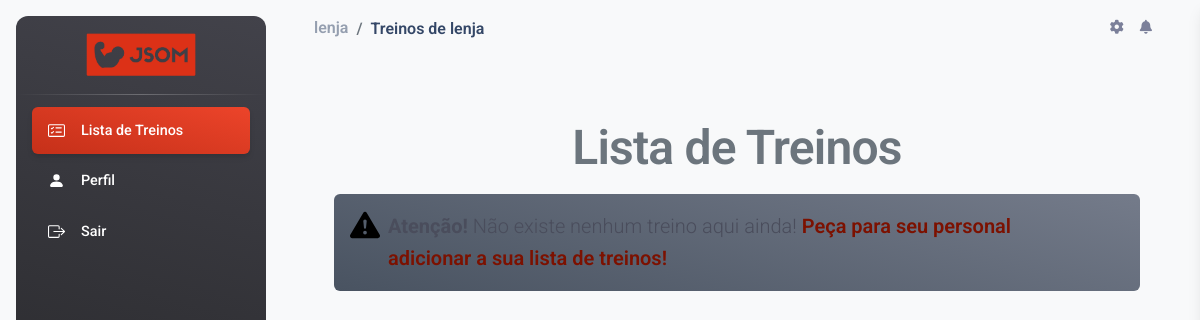
/ (signed in), run on an earlier commit of the app's database.
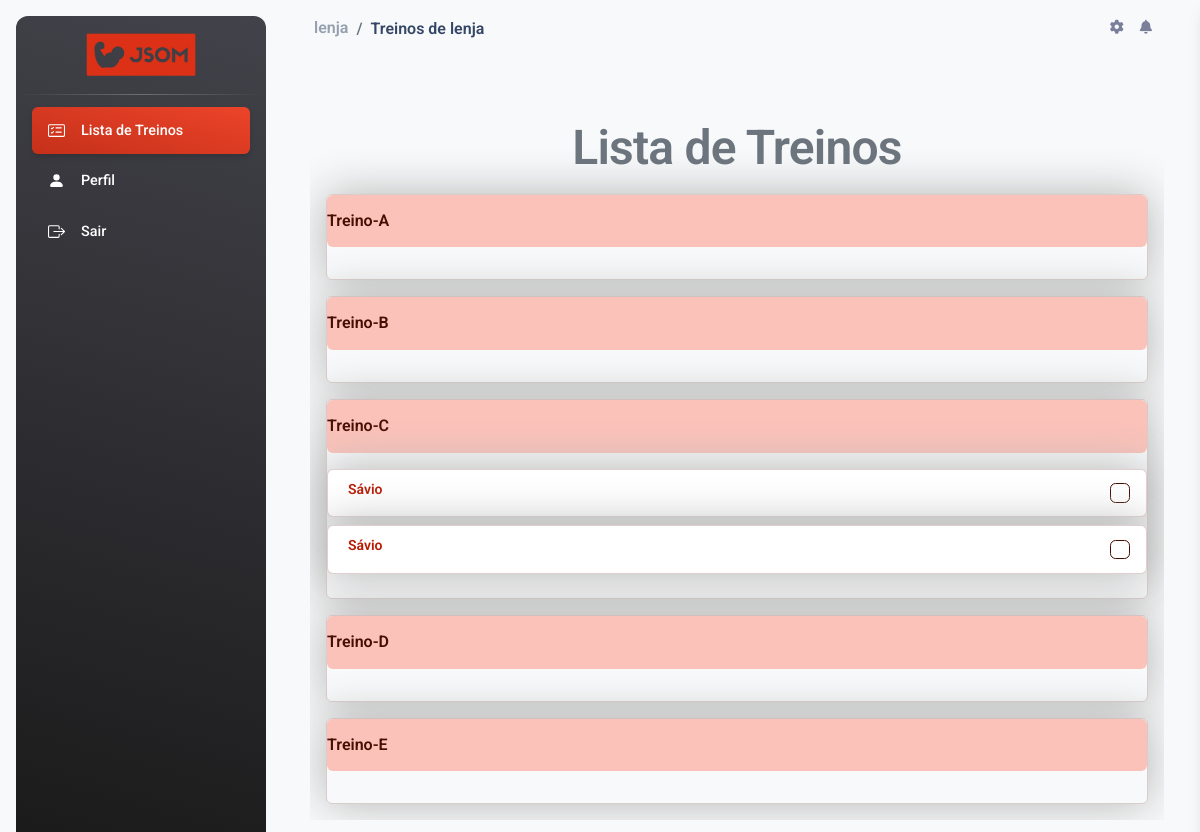
And on a later commit of the database.
### jsom_sga/models.py (models this page shows, shortened)
class Treino(models.Model):
    nome = models.CharField(max_length=90)
    CATEGORIA_CHOICES = [
        ('Treino(A)', 'Treino-A'),
        ('Treino(B)', 'Treino-B'),
        ('Treino(C)', 'Treino-C'),
        ('Treino(D)', 'Treino-D'),
        ('Treino(E)', 'Treino-E'),
    ]
    categoria = models.CharField(max_length=9, choices=CATEGORIA_CHOICES)
    imagem = models.ImageField(blank=True, upload_to='pictures/%Y/%m/')
    descricao = models.TextField(blank=True)
    owner = models.ForeignKey(
        User,
        on_delete=models.SET_NULL,
        blank=True, null=True
    )

### jsom_sga/views/aluno_views.py (the view)
# urls.py: path('', views.index, name='index'),
@login_required(login_url='USER:login')
@user_passes_test(lambda u: not u.is_staff, login_url='JSOM_SGA:lista_alunos')
def index(request):
    user = request.user
    categorias = Treino.CATEGORIA_CHOICES
    treinos = Treino.objects.filter(owner=request.user)
    site_title = f'Treinos de {user}'
    lista_treinos = "active bg-gradient-primary_jsom"
    context = {
        'site_title': site_title,
        'treinos': treinos,
        'categorias': categorias,
        'lista_treinos': lista_treinos,
    }
    return render(
        request,
        'JSOM_SGA/index.html',
        context
    )

### jsom_sga/templates/JSOM_SGA/index.html (shortened to what this page needs)
{% extends "global/base.html" %}
{% block corpo %}
<div class="w-100 table-responsive">
  <h1 class="mt-3 mb-3 fs-1 form-text text-center">Lista de Treinos</h1>
  {% if treinos %}
    <div class="accordion mx-3" id="treinosAccordion" data-bs-ride="false">
    {% for categoria in categorias %}
        <div class="accordion-item shadow-big border-1 border-jsom-accordion mb-3 rounded-2">
            <h2 class="accordion-header " id="heading{{ forloop.counter }}">
                <button class="accordion-button-jsom  rounded-2 fw-bold text-jsom-escuro" type="button" data-bs-toggle="collapse" data-bs-target="#collapse{{ forloop.counter }}" aria-expanded="true" aria-controls="collapse{{ forloop.counter }}">
                    {{ categoria.1 }}
                </button>
            </h2>
            <div id="collapse{{ forloop.counter }}" class="accordion-collapse collapse show" aria-labelledby="heading{{ forloop.counter }}" data-bs-parent="#treinosAccordion">
              <div class="accordion-body">
                {% for treino in treinos %}
                    {% if treino.categoria == categoria.0 %}
                      <ul class="list-group">
                        <li class="list-group-item d-flex justify-content-between align-items-center align-items-end mb-2 border-jsom-accordion shadow-big ">
                          <label class="form-check-label" for="firstCheckbox">
                            <a class="link-jsom-subtle" href="{% url 'JSOM_SGA:detalhes_treino' treino.id %}">{{ treino.nome }}</a>
                          </label>
                          <input class="form-check-input mt-0" type="checkbox" value="" id="firstCheckbox">
                        </li>
                      </ul>
                    {% endif %}
                {% endfor %}
              </div>
            </div>
        </div>
    {% endfor %}
    </div>
  {% else %}
    <div class="alert alert-secondary alert-dismissible fade show d-flex justify-content-center mx-4" role="alert">
      <svg class="bi flex-shrink-0 me-2" role="img" aria-label="Danger:" width="30" height="30">
        <use xlink:href="#exclamation-triangle-fill"/>
      </svg>
      <p class="fs-5 m-0"><strong>Atenção!</strong> Não existe nenhum treino aqui ainda!<span class="text-jsom-escuro fw-bold"> Peça para seu personal adicionar a sua lista de treinos!</span></p>
    </div>
  {% endif %}
</div>
{% endblock corpo %}

### base_templates/global/base.html (shortened to what this page needs)
{% load static %}
<!DOCTYPE html>
<html lang="pt-br">
<head>
  {% include "global/partials/head.html" %}
</head>
<body class="g-sidenav-show bg-gray-100">
  {% include "global/partials/aside.html" %} {% comment %} Incluindo Menu {% endcomment %}
  <main class="main-content border-radius-lg ">
    {% include "global/partials/navbar.html" %} {% comment %} Incluindo NavBar {% endcomment %}
    <div class="container-fluid py-4">
      <div class="row">
        <div class="w-100 position-relative z-index-2">
          <div class="card card-plain mb-4">
            <div class="card-body">
              <div class="row">
                <div class="d-flex-collumn w-100 ">
                  {% block corpo %}  {% endblock corpo %}
                </div>
              </div>
            </div>
          </div>
        </div>
      </div>
    </div>
  </main>
</body>
</html>

### base_templates/global/partials/head.html (shortened to what this page needs)
  {% load static %}
  <link rel="stylesheet" href="https://cdn.jsdelivr.net/npm/bootstrap@5.3.2/dist/css/bootstrap.min.css">
  <link rel="stylesheet" href="https://cdn.jsdelivr.net/npm/bootstrap-icons@1.11.3/font/bootstrap-icons.min.css">
  <link rel="stylesheet" href="{% static "global/css/style.css" %} ">
  <link href="{% static "assets/css/nucleo-icons.css" %}" rel="stylesheet" />
  <link href="{% static "assets/css/nucleo-svg.css" %}" rel="stylesheet" />
  <link id="pagestyle" href="{% static "assets/css/material-dashboard.css" %}" rel="stylesheet" />

### base_templates/global/partials/aside.html (shortened to what this page needs)
{% load static %}
<aside class="sidenav navbar navbar-vertical navbar-expand-xs border-0 border-radius-xl my-3 fixed-start ms-3 bg-gradient-dark "  id="sidenav-main">
    <div class="sidenav-header d-flex align-items-center justify-content-center">
      <a class="navbar-brand m-0 p-0 w-100 h-100 d-flex align-items-center justify-content-center" href=" {% url "JSOM_SGA:index" %} ">
        <img src="{% static "img/logo3_claro_jsom.png" %}" class="navbar-brand-img h-100" alt="main_logo">
      </a>
    </div>
    <hr class="horizontal light mt-0 mb-2">
    <div class="collapse navbar-collapse w-auto " id="sidenav-collapse-main">
      <ul class="navbar-nav">
        {% if user.is_authenticated %}
          {% if not user.is_staff %}
            <li class="nav-item">
              <a class="nav-link text-white {{lista_treinos}}" href="{% url "JSOM_SGA:index" %}">
                <div class="text-white text-center me-2 d-flex align-items-center justify-content-center">
                </div>
                <span class="nav-link-text ms-2 fw-medium fs-7">Lista de Treinos</span>
              </a>
            </li>
            <li class="nav-item">
              <a class="nav-link text-white {{perfil_aluno}}" href="{% url "JSOM_SGA:perfil_aluno" user_id=request.user.id %}">
                <div class="text-white text-center me-2 d-flex align-items-center justify-content-center">
                  <svg xmlns="http://www.w3.org/2000/svg" width="17" height="17" fill="currentColor" class="bi bi-person-fill opacity-10" viewBox="0 0 16 16">
                    <path d="M3 14s-1 0-1-1 1-4 6-4 6 3 6 4-1 1-1 1zm5-6a3 3 0 1 0 0-6 3 3 0 0 0 0 6"/>
                  </svg>
                </div>
                <span class="nav-link-text ms-2 fw-medium fs-7">Perfil</span>
              </a>
            </li>
          {% endif %}
          <li class="nav-item">
            <a class="nav-link text-white" href="{% url "JSOM_SGA:logout" %}">
              <div class="text-center me-2 d-flex align-items-center justify-content-center">
              </div>
              <span class="nav-link-text ms-2 fw-medium fs-7">Sair</span>
            </a>
          </li>
        {% endif %}
      </ul>
    </div>
  </aside>

### base_templates/global/partials/navbar.html (shortened to what this page needs)
{% load static %}
    <nav class="navbar navbar-main navbar-expand-lg px-0 mx-4 shadow-none border-radius-xl" id="navbarBlur"
      data-scroll="true">
      <div class="container-fluid py-1 px-3">
        <nav aria-label="breadcrumb">
          {% if user.is_authenticated %}
          <ol class="breadcrumb bg-transparent mb-0 pb-0 pt-1 px-0 me-sm-6 me-5 fw-semibold ">
            <li class="breadcrumb-item text-sm">
                {% if user.is_staff %}
                  <a class="opacity-5 text-dark fs-6" href="{% url "JSOM_SGA:admin_update" %}">
                    Admin
                  </a>
                {% else %}
                  <a class="opacity-5 text-dark fs-6" href="{% url "JSOM_SGA:perfil_aluno" user_id=request.user.id %}">
                    {{user.username}}
                  </a>
                {% endif %}
            </li>
            <li class="breadcrumb-item text-dark active fs-6" >
              {{site_title}}
            </li>
          </ol>
          {% endif %}
        </nav>
        <div class="collapse navbar-collapse mt-sm-0 mt-2 me-md-0 me-sm-4" id="navbar">
          <ul class="navbar-nav  justify-content-end">
            <li class="nav-item px-3 d-flex align-items-center">
              <a href="javascript:;" class="nav-link text-body p-0">
                <i class="fa fa-cog fixed-plugin-button-nav cursor-pointer"></i>
              </a>
            </li>
            <li class="nav-item dropdown pe-2 d-flex align-items-center">
              <a href="javascript:;" class="nav-link text-body p-0" id="dropdownMenuButton" data-bs-toggle="dropdown"
                aria-expanded="false">
                <i class="fa fa-bell cursor-pointer"></i>
              </a>
            </li>
          </ul>
        </div>
      </div>
    </nav>

### base_static/global/css/style.css (style rules this page uses)
.shadow-big { box-shadow: 0px 0px 45px #b3b3b3 !important; }
.text-jsom-escuro { color: #7c1100; }
.border-jsom-accordion { border:solid #966b6450 1.5px !important; }
.link-jsom-subtle { color: #b91900; font-weight: 600; text-decoration: none; }
.accordion-button-jsom { position: relative; display: flex; align-items: center; width: 100%; padding: var(--bs-accordion-btn-padding-y) var(--bs-accordion-btn-padding-x); font-size: 1rem; color: #460e00; text-align: left; background-color: #fadad5; border: 0; border-radius: 0; overflow-anchor: none; transition: var(--bs-accordion-transition); }
.accordion-button-jsom:not(.collapsed) { color: #460e00; background-color: rgb(250, 194, 185); }
.accordion-button-jsom:not(.collapsed)::after { background-image: var(--bs-accordion-btn-active-icon); transform: var(--bs-accordion-btn-icon-transform); }
.accordion-button-jsom::after { flex-shrink: 0; width: var(--bs-accordion-btn-icon-width); height: var(--bs-accordion-btn-icon-width); margin-left: auto; content: ""; background-image: var(--bs-accordion-btn-icon); background-repeat: no-repeat; background-size: var(--bs-accordion-btn-icon-width); transition: var(--bs-accordion-btn-icon-transition); }
.form-check-input { border: 0.5px solid #460e00 !important; }
.bg-gradient-primary_jsom { background-image: linear-gradient(195deg, #ec442a 0%, #c53019 100%); }
.navbar-vertical .navbar-brand>img, .navbar-vertical .navbar-brand-img { max-width: 7.5rem !important; max-height: 3rem !important ; }
.fs-7 { font-size: 0.9rem !important; }
label, .form-label { font-weight: 500 !important; color: #000f1d !important; }

What changed in the data, as far as the page shows it:
added Treino: nome "Sávio"
added Treino: nome "Sávio"
Also different on the page:
new list line: "Treino-A"
new list line: "Treino-B"
new list line: "Treino-C"
new list line: "Treino-D"
new list line: "Treino-E"
text no longer shown: "Atenção! Não existe nenhum treino aqui ainda! Peça para seu personal adicionar a sua lista de treinos!"
